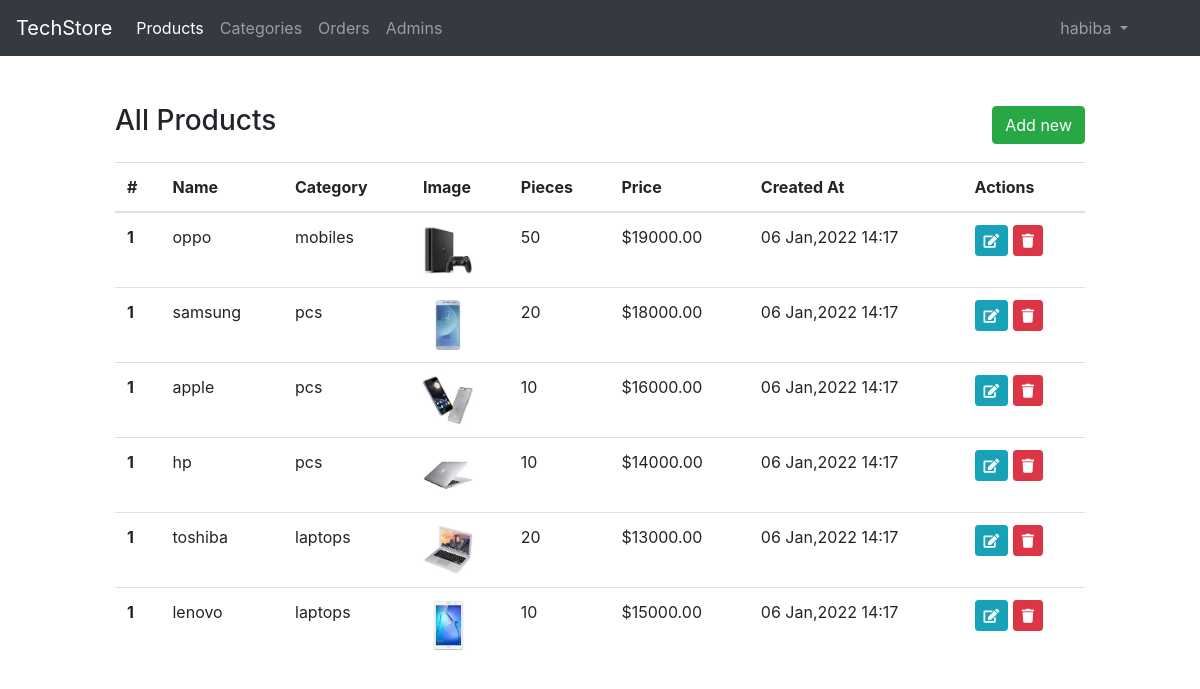
Screenshot of /admin/products.php (signed in) with the database file from the repository.
### tables this page shows
CREATE TABLE `products` (
  `id` int(10) UNSIGNED NOT NULL,
  `name` varchar(255) NOT NULL,
  `desc` text NOT NULL,
  `price` decimal(8,2) NOT NULL,
  `pieces_no` smallint(6) NOT NULL,
  `img` varchar(255) NOT NULL,
  `cat_id` int(10) UNSIGNED DEFAULT NULL,
  `created_at` datetime NOT NULL DEFAULT current_timestamp()
);

CREATE TABLE `cats` (
  `id` int(10) UNSIGNED NOT NULL,
  `name` varchar(255) NOT NULL,
  `created_at` datetime NOT NULL DEFAULT current_timestamp()
);

### app.php (called while the page is built, shortened)
<?php
$session = new Session;

### classes/Session.php (called while the page is built, shortened)
<?php
class Session{
    public function get(string $key)
    {
        return $_SESSION[$key];
    }
}

### classes/models/Product.php (called while the page is built, shortened)
<?php
class Product extends Db{
    public function __construct()
    {
        $this->table = "products";
    }
    public function getAllWithCats(string $filds="*") :array
    {
        $query = "SELECT $filds FROM $this->table join cats
        ON $this->table.cat_id = cats.id ORDER BY $this->table.id DESC";
      $result =  mysqli_query($this->conn , $query);
     return mysqli_fetch_all($result,MYSQLI_ASSOC);
    }
}

### classes/Db.php (called while the page is built, shortened)
<?php
abstract class Db{
    public function connect()
    {
    $this->conn =  mysqli_connect(DB_SERVERNAME,DB_USERNAME,DB_PASSWORD,DB_NAME);
    }
}

### admin/products.php (the view, shortened to what this page needs)
<?php
require_once "inc/header.php"; ?>
<?php
    $products = new Product;
    $products = $products->getAllWithCats("products.id AS id,products.name AS productName ,products.pieces_no AS productPices
    ,products.price AS productPrice, products.img AS productImage ,products.created_at AS productDate
     ,cats.name AS catName");
?>
    <div class="container-fluid py-5">
        <div class="row">
            <div class="col-md-10 offset-md-1">
                <div class="d-flex justify-content-between align-items-center mb-3">
                    <h3>All Products</h3>
                    <a href="<?= AURL;?>add-product.php" class="btn btn-success">
                        Add new
                    </a>
                </div>
                <table class="table table-hover">
                    <thead>
                      <tr>
                        <th scope="col">#</th>
                        <th scope="col">Name</th>
                        <th scope="col">Category</th>
                        <th scope="col">Image</th>
                        <th scope="col">Pieces</th>
                        <th scope="col">Price</th>
                        <th scope="col">Created At</th>
                        <th scope="col">Actions</th>
                      </tr>
                    </thead>
                    <tbody>
                    <?php foreach($products as $product): ?>
                      <tr>
                        <th scope="row">1</th>
                        <td><?= $product['productName'] ?></td>
                        <td><?= $product['catName'] ?></td>
                        <td>
                            <img style="width:50px" src="<?= URL ."uploads/".$product['productImage']?>" alt="">
                        </td>
                        <td><?= $product['productPices'] ?></td>
                        <td>$<?= $product['productPrice'] ?></td>
                        <td><?= date("d M,Y H:i",strtotime($product['productDate'])) ?></td>
                        <td>
                            <a class="btn btn-sm btn-info" href="<?= AURL;?>edit-product.php?edit_id=<?= $product['id'];?>">
                                <i class="fas fa-edit"></i>
                            </a>
                            <a class="btn btn-sm btn-danger" href="<?= AURL;?>handlers/delete-product.php?delete_id=<?= $product['id'];?>" >
                                <i class="fas fa-trash"></i>
                            </a>
                        </td>
                      </tr>
                    <?php endforeach; ?>
                    </tbody>
                </table>
            </div>
        </div>
    </div>
 <?php require_once "inc/footer.php"; ?>

### admin/inc/header.php (shortened to what this page needs)
<?php require_once "../app.php"; ?>
<!DOCTYPE html>
<html lang="en">
<head>
    <link rel="stylesheet" href="<?= AURL; ?>assets/css/bootstrap.min.css">
    <link rel="stylesheet" href="<?= AURL; ?>assets/plugins/fontawesome-free-5.0.1/css/fontawesome-all.css">
</head>
<body>
    <nav class="navbar navbar-expand-lg navbar-dark bg-dark">
        <a class="navbar-brand" href="<?= AURL ?>">TechStore</a>
        <div class="collapse navbar-collapse" id="navbarNavAltMarkup">
            <ul class="navbar-nav mr-auto mt-2 mt-lg-0">
                <li class="nav-item active">
                  <a class="nav-link" href="<?= AURL ?>products.php">Products</a>
                </li>
                <li class="nav-item">
                  <a class="nav-link" href="<?= AURL ?>categories.php">Categories</a>
                </li>
                <li class="nav-item">
                  <a class="nav-link" href="<?= AURL ?>orders.php">Orders</a>
                </li>
                <li class="nav-item">
                  <a class="nav-link" href="#">Admins</a>
                </li>
            </ul>
            <ul class="navbar-nav ml-auto mr-5">
                <li class="nav-item dropdown">
                    <a class="nav-link dropdown-toggle" href="#" id="navbarDropdown" role="button" data-toggle="dropdown" aria-haspopup="true" aria-expanded="false">
                      <?= $session->get("adminName"); ?>
                    </a>
                </li>
            </ul>
        </div>
    </nav>

### admin/inc/footer.php (shortened to what this page needs)
</body>
</html>

### rows the page displays
products: name "oppo", cat.name "mobiles", img (picture), pieces_no "50", price "19000.00", created_at "06 Jan,2022 14:17"
products: name "samsung", cat.name "pcs", img (picture), pieces_no "20", price "18000.00", created_at "06 Jan,2022 14:17"
products: name "apple", cat.name "pcs", img (picture), pieces_no "10", price "16000.00", created_at "06 Jan,2022 14:17"
products: name "hp", cat.name "pcs", img (picture), pieces_no "10", price "14000.00", created_at "06 Jan,2022 14:17"
products: name "toshiba", cat.name "laptops", img (picture), pieces_no "20", price "13000.00", created_at "06 Jan,2022 14:17"
products: name "lenovo", cat.name "laptops", img (picture), pieces_no "10", price "15000.00", created_at "06 Jan,2022 14:17"

### other values shown
$session->get("adminName") "habiba"
